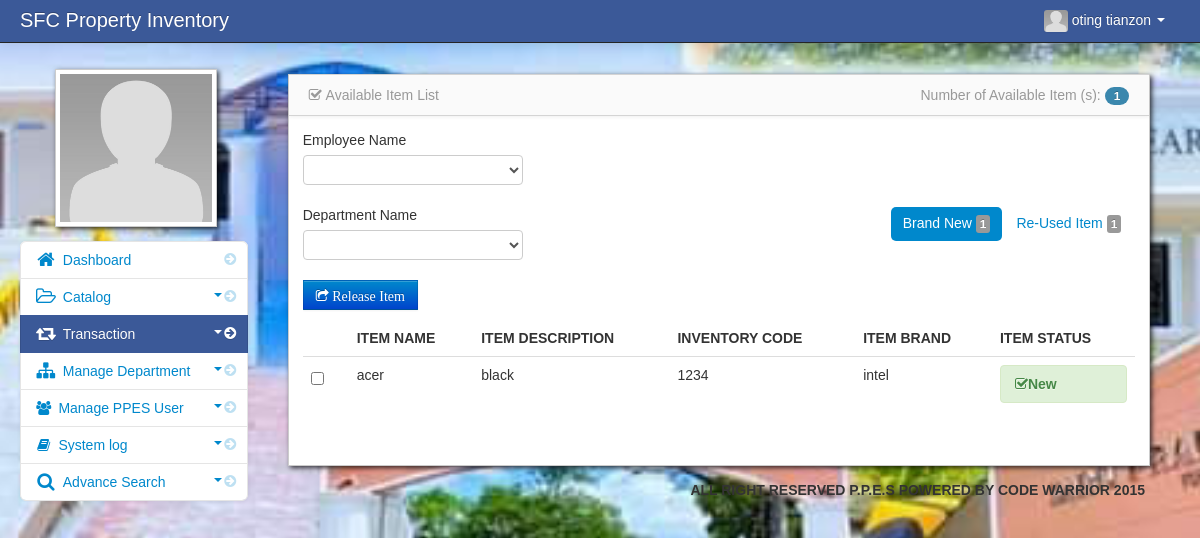
/admin/realease.php (signed in), run on an earlier commit of the app's database.
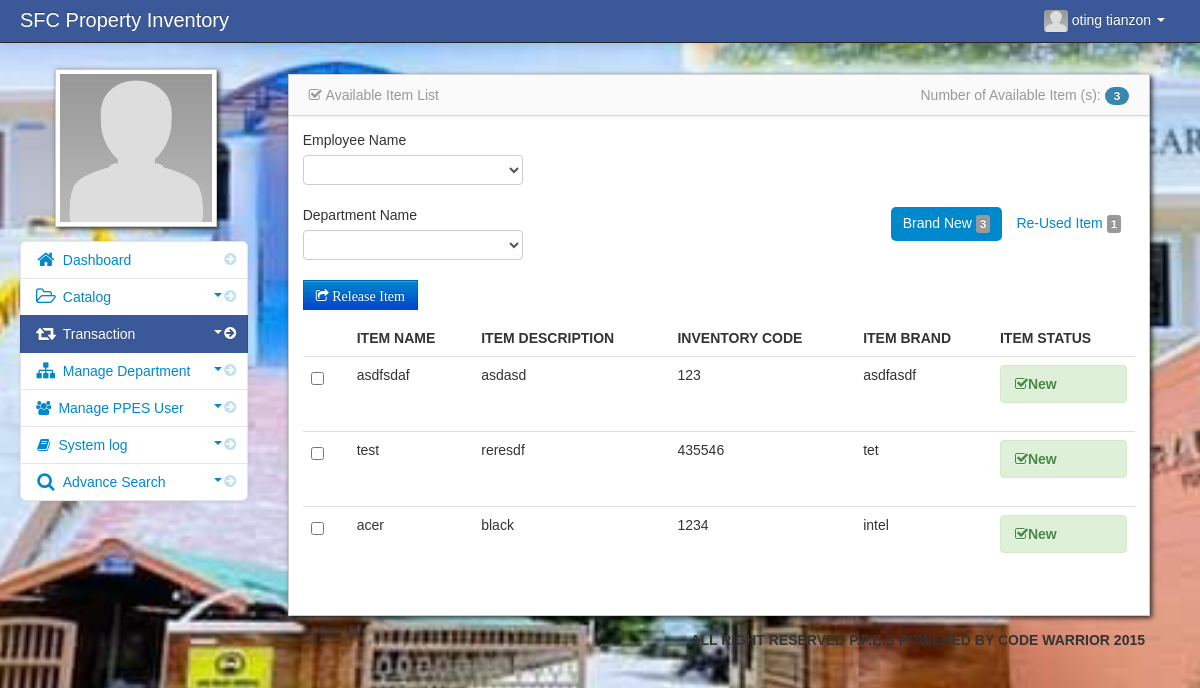
And on a later commit of the database.
### tables this page shows
CREATE TABLE `item` (
  `item_id` int(11) NOT NULL,
  `item_serial` int(11) NOT NULL,
  `item_name` varchar(100) NOT NULL,
  `item_qty` varchar(20) DEFAULT NULL,
  `item_brand` varchar(100) NOT NULL,
  `item_description` varchar(100) NOT NULL,
  `item_status` varchar(100) NOT NULL,
  `created_at` datetime NOT NULL DEFAULT current_timestamp()
);

### admin/realease.php (the view, shortened to what this page needs)
<?php include('header.php'); ?>
    <body>
		<?php include('navbar.php'); ?>
        <div class="container-fluid">
            <div class="row-fluid">
				<?php include('transaction_sidebar.php'); ?>
				  <div class="span9" id="content">
                     <div class="row-fluid">
				<?php
	             $count_item=mysqli_query($conn,"select * from item
							 where NOT EXISTS
							(select * from release_details where item.item_id = release_details.item_id)
		                     and item_status='new'
							 OR NOT EXISTS
	                        (select * from release_details where item.item_id = release_details.item_id)
		                     and item_status = 'Good condition'
							 ORDER BY item.item_id DESC");
	             $count = mysqli_num_rows($count_item);
                 ?>
				   <div id="block_bg" class="block">
                        <div class="navbar navbar-inner block-header">
                             <div class="muted pull-left"><i class="icon-check"></i>&nbsp;Available Item List</div>
							 <div class="muted pull-right">
								Number of Available Item (s): <span class="badge badge-info"><?php  echo $count; ?></span>
							 </div>
                        </div>
<div class="block-content collapse in">
   <div class="span12">
<form id="send" method="post">
<div class="empty">
    <div class="control-group">
		 <label class="control-label" for="inputEmail">Employee Name</label>
			 <div class="controls">
				  <select name="client_id" class="chzn-select" required/>
				    <option></option>
			          <?php $result =  mysqli_query($conn,"select * from client")or die(mysqli_error());
			          while ($row=mysqli_fetch_array($result)){ ?>
				   <option value="<?php echo $row['client_id']; ?>"><?php echo $row['firstname']; ?>&nbsp<?php echo $row['middlename']; ?>&nbsp<?php echo $row['lastname']; ?></option>
				    <?php } ?>
		    </div>
	</div>
	<div class="pull-right">
	       <ul class="nav nav-pills">
		      <?php
	           $count_item=mysqli_query($conn,"select * from item
							 where NOT EXISTS
							(select * from release_details where item.item_id = release_details.item_id)
		                     and item_status='new'
							 ORDER BY item.item_id DESC") ;
	           $count = mysqli_num_rows($count_item);
               ?>
		      <li class="active">
			     <a href="realease.php">Brand New&nbsp;<span class="label label-default"> <?php echo $count;?></span></a>
		      </li>
			  <?php
	           $count_item=mysqli_query($conn,"select * from item
							 where NOT EXISTS
							(select * from release_details where release_status = 'pending' and item.item_id = release_details.item_id)
		                     and item_status='Good condition'
							 ORDER BY item.item_id DESC");
	           $count = mysqli_num_rows($count_item);
               ?>
			   <li class="">
					<a href="reuse.php">Re-Used Item&nbsp;<span class="label label-default"> <?php echo $count;?></span></a>
				</li>
			</ul>
	  </div>
	<div class="control-group">
		 <label class="control-label" for="inputEmail" >Department Name</label>
			 <div class="controls">
				  <select name="dep_id" class="chzn-select" required/>
				    <option></option>
			          <?php $result =  mysqli_query($conn,"select * from department")or die(mysqli_error());
			          while ($row=mysqli_fetch_array($result)){ ?>
				   <option value="<?php echo $row['dep_id']; ?>"><?php echo $row['dep_name']; ?></option>
				    <?php } ?>
		    </div>
	</div>
	  <div class="control-group">
		<div class="controls">
		<button  class="btn btn-primary" id="snd" data-placement="right" title="Click to Release"><i class="icon-share"> Release Item</i></button>
	  </div>
 </div>
</div>
  	<table cellpadding="0" cellspacing="0" border="0" class="table" id="example">
		<thead>
		        <tr>
				    <th class="empty"></th>
					<th>Item Name</th>
					<th>Item Description </th>
					<th>Inventory Code</th>
			        <th>Item Brand  </th>
					<th>Item Status  </th>
		    </tr>
		</thead>
<tbody>
		<?php
	    $release_query = mysqli_query($conn,"select * from item
							where NOT EXISTS
							(select * from release_details where item.item_id = release_details.item_id)
		                     and item_status='new'
							 ORDER BY item.item_id DESC")   or die (mysqli_error());
							 while ($row= mysqli_fetch_array ($release_query) ){
	                         $id=$row['item_id'];
		?>
		<tr>
		<td width="30" class="empty">
			<input id="" class="uniform_on" name="selector[]" type="checkbox" value="<?php echo $id; ?>" >
		</td>
			<td><?php echo $row['item_name']; ?></td>
			<td><?php echo $row['item_description']; ?></td>
			<td><?php echo $row['item_serial']; ?></td>
			<td><?php echo $row['item_brand']; ?></td>
			<td><div class="alert alert-success"><i class="icon-check"></i><strong><?php echo $row['item_status']; ?></strong></div></td>
		</tr>
	<?php } ?>
</tbody>
</table>
</form>
</div>
</div>
</div>
</div>
</div>
<?php include('footer.php'); ?>
</div>
<?php include('script.php'); ?>
 </body>
</html>

What changed in the data, as far as the page shows it:
added item: item_name "asdfsdaf", item_description "asdasd", item_serial "123", item_brand "asdfasdf", item_status "New"
added item: item_name "test", item_description "reresdf", item_serial "435546", item_brand "tet", item_status "New"
Also different on the page:
$count: "1" → "3"
